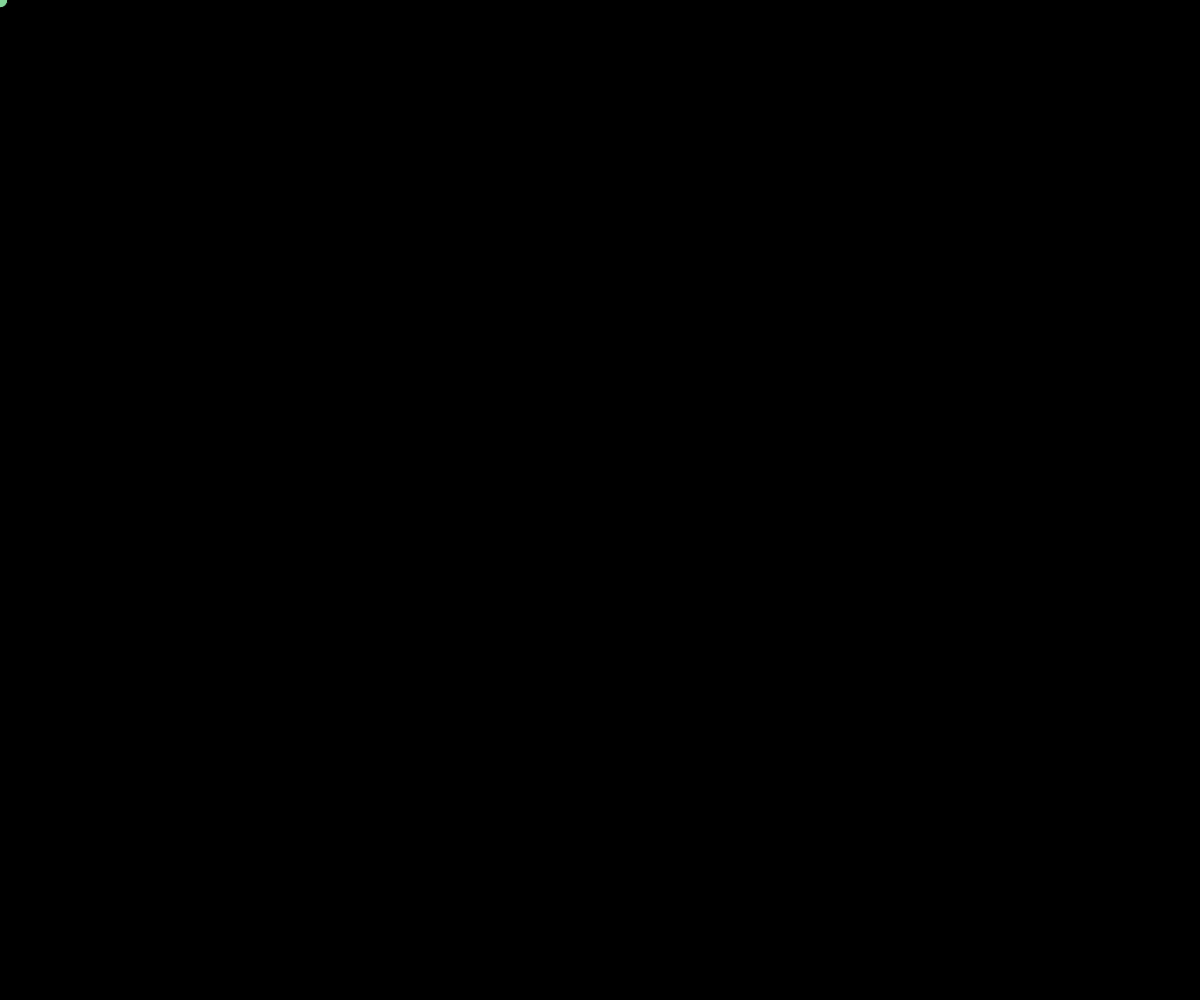
Frame 1 (no input)
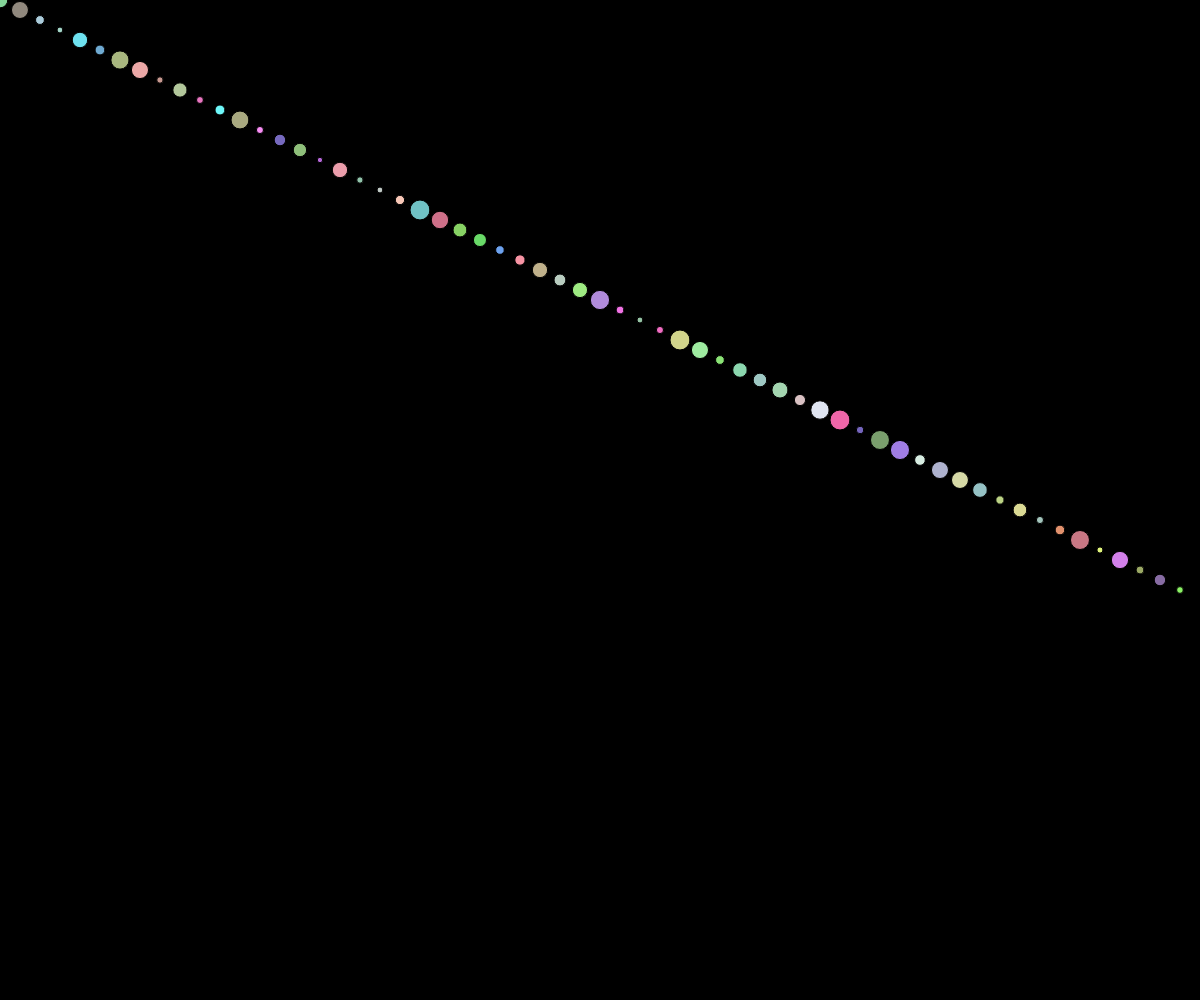
Frame 60 (no input)
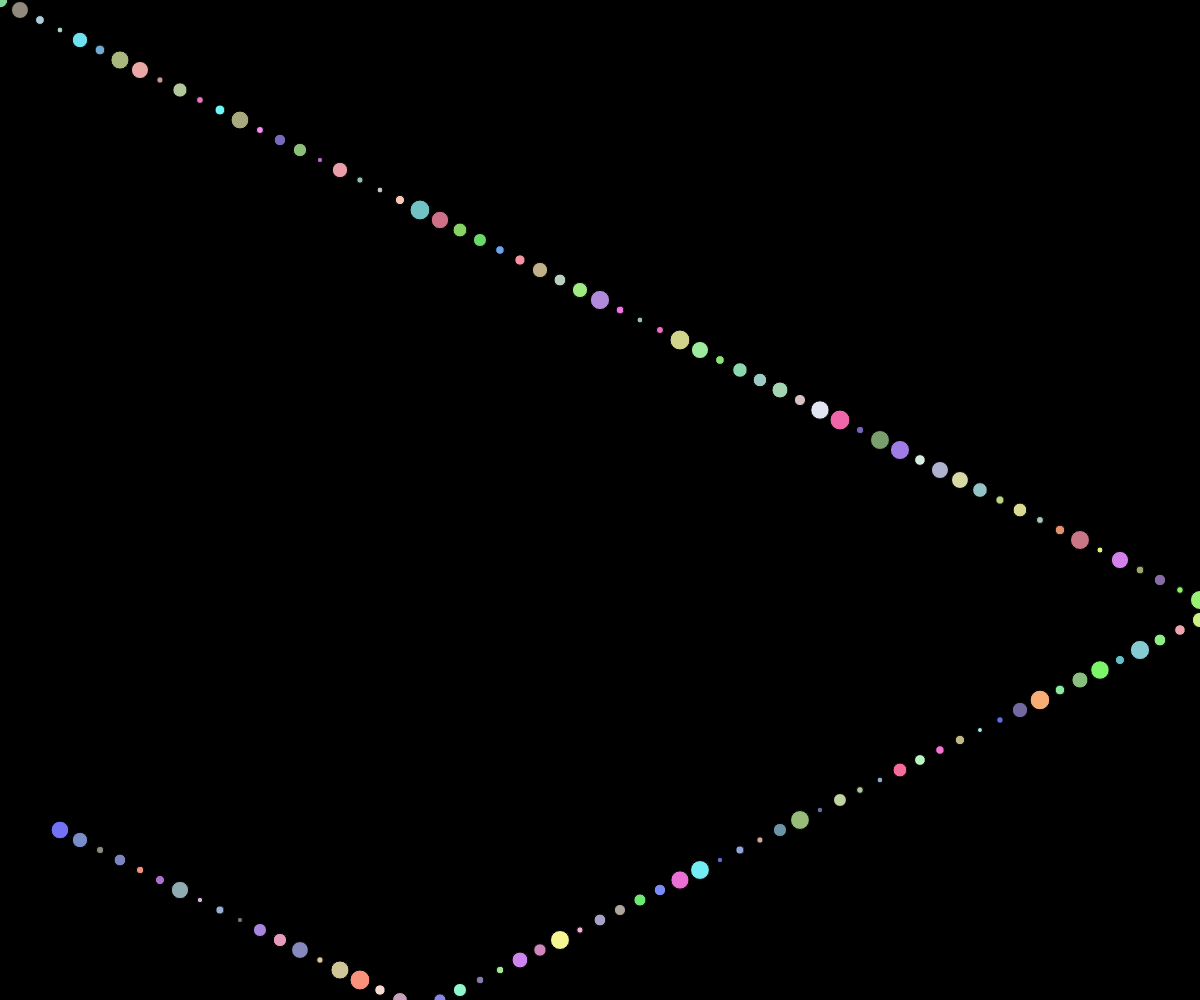
Frame 120 (the mouse pressed at the canvas centre since frame 60)

The p5.js sketch that drew these frames (run headless with seeded random() and noise() and a simulated clock; from frame 60 on, the mouse is pressed at the canvas centre):

// p5.js sketch
// ── sketch.js
var x = 0;
var y = 0;
var xspeed = 20;
var yspeed = 10;


function setup() {
    createCanvas(windowWidth, windowHeight);
    background(0);
}

function draw() {
    var d = random(5, 20);

    fill(random(100, 250), random(100, 250), random(100, 250));
    ellipse(x, y, d, d);

    x = x + xspeed;
    if (x > windowWidth || x < 0) {
        xspeed = -xspeed;
    }

    y = y + yspeed;
    if (y > windowHeight || y < 0) {
        yspeed = -yspeed;
    }

}
